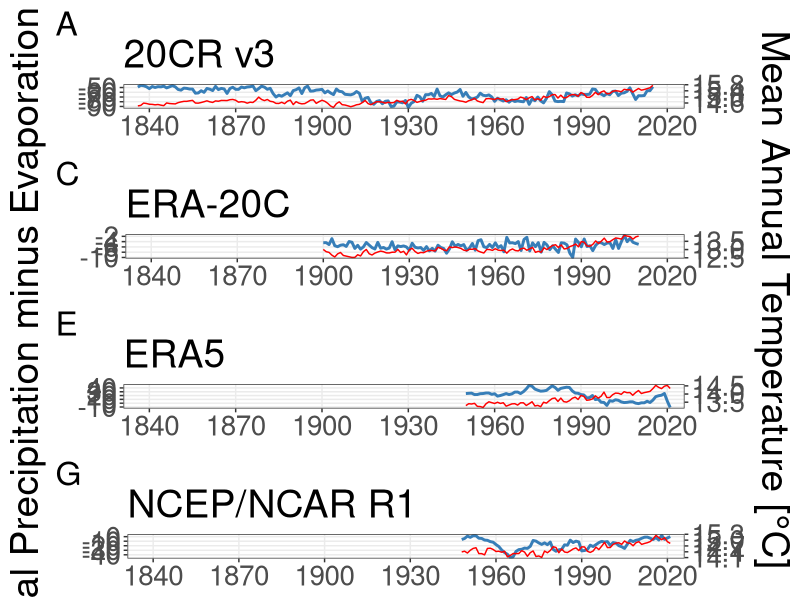
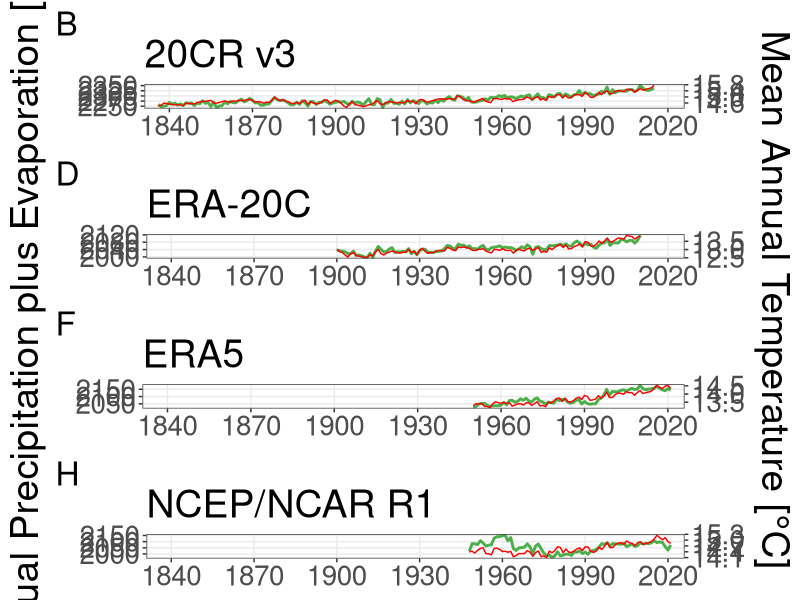
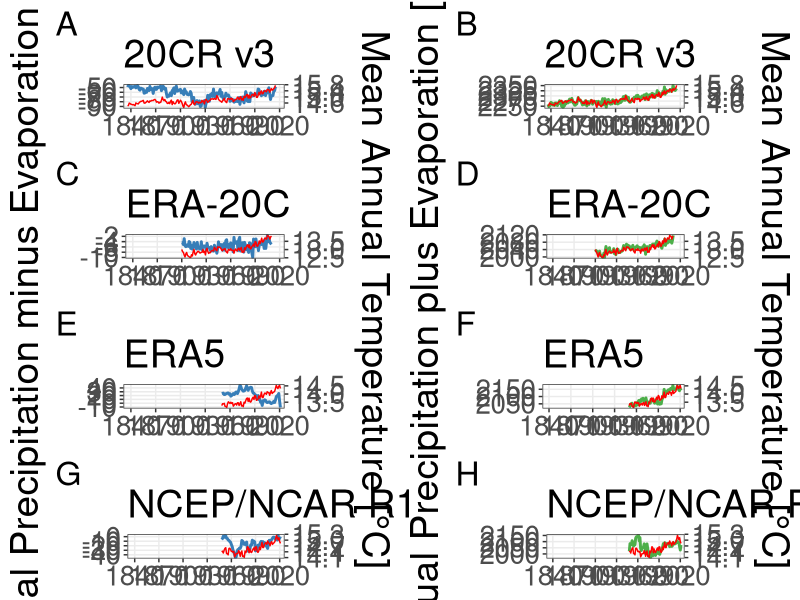

These charts were generated, in order, by the following R code:
#Required Libraries
library(ggplot2)
library(dplyr)
library(data.table)
library(tidyverse)
#Load Data
global_20cr <- read_csv('./data/raw/20cr.csv') %>% as.data.table()
global_era20 <- read_csv('./data/raw/era20.csv') %>% as.data.table()
global_era5 <- read_csv('./data/raw/era5.csv') %>% as.data.table()
global_ncep <- read_csv('./data/raw/ncep.csv') %>% as.data.table()
#Plots 20CRv3
range_PmE_20cr <- max(global_20cr$PmE) - min(global_20cr$PmE)
min_PmE_20cr <- min(global_20cr$PmE)
range_PpE_20cr <- max(global_20cr$PpE) - min(global_20cr$PpE)
min_PpE_20cr <- min(global_20cr$PpE)
range_T_20cr <- max(global_20cr$T) - min(global_20cr$T)
min_T_20cr <- min(global_20cr$T)

p01 <- ggplot(data = global_20cr, aes(x = Year, y = PmE)) +
  geom_line(show.legend = FALSE, color = "#377eb8", size = 1) +
  geom_line(aes(y = (T - min_T_20cr)*range_PmE_20cr/range_T_20cr + min_PmE_20cr), color = "red") +
  labs(x = NULL, y = NULL, title = "20CR v3", tag = "A") +
  theme_bw() +
  #geom_label(aes(x = 1992, y = -90, label = "R-squared = 0.012\np-value = 0.141"), fill = "white", size = 5) +
  scale_y_continuous(sec.axis = sec_axis(~(. - min_PmE_20cr)*range_T_20cr/range_PmE_20cr + min_T_20cr, name = NULL)) +
  scale_x_continuous(limits = c(1831, 2026), expand = c(0, 0), breaks = seq(1810, 2050, 30)) +
  theme(panel.grid.minor = element_blank(), plot.tag = element_text(size = 24), plot.title = element_text(size=28), axis.text = element_text(size = 20), axis.title = element_text(size = 24))

p02 <- ggplot(data = global_20cr, aes(x = Year, y = PpE)) +
  geom_line(show.legend = FALSE, color = "#4daf4a", size = 1) +
  geom_line(aes(y = (T - min_T_20cr)*range_PpE_20cr/range_T_20cr + min_PpE_20cr), color = "red") +
  labs(x = NULL, y = NULL, title = "20CR v3", tag = "B") +
  theme_bw() +
  #geom_label(aes(x = 1992, y = 2250, label = "R-squared = 0.822\np-value < 2e-16"), fill = "white", size = 5) +
  scale_y_continuous(sec.axis = sec_axis(~(. - min_PpE_20cr)*range_T_20cr/range_PpE_20cr + min_T_20cr, name = NULL)) +
  scale_x_continuous(limits = c(1831, 2026), expand = c(0, 0), breaks = seq(1810, 2050, 30)) +
  theme(panel.grid.minor = element_blank(), plot.tag = element_text(size = 24), plot.title = element_text(size=28), axis.text = element_text(size = 20), axis.title = element_text(size = 24))

#Plots ERA20C
range_PmE_era20 <- max(global_era20$PmE) - min(global_era20$PmE)
min_PmE_era20 <- min(global_era20$PmE)
range_PpE_era20 <- max(global_era20$PpE) - min(global_era20$PpE)
min_PpE_era20 <- min(global_era20$PpE)
range_T_era20 <- max(global_era20$T) - min(global_era20$T)
min_T_era20 <- min(global_era20$T)

p03 <- ggplot(data = global_era20, aes(x = Year, y = PmE)) +
  geom_line(show.legend = FALSE, color = "#377eb8", size = 1) +
  geom_line(aes(y = (T - min_T_era20)*range_PmE_era20/range_T_era20 + min_PmE_era20), color = "red") +
  labs(x = NULL, y = NULL, title = "ERA-20C", tag = "C") +
  theme_bw() +
  #geom_label(aes(x = 1865, y = -9, label = "R-squared = 0.055\np-value = 0.013"), fill = "white", size = 5) +
  scale_y_continuous(breaks = seq(-2, -10, -2), sec.axis = sec_axis(~(. - min_PmE_era20)*range_T_era20/range_PmE_era20 + min_T_era20, name = NULL)) +
  scale_x_continuous(limits = c(1831, 2026), expand = c(0, 0), breaks = seq(1810, 2050, 30)) +
  theme(panel.grid.minor = element_blank(), plot.tag = element_text(size = 24), plot.title = element_text(size=28), axis.text = element_text(size = 20), axis.title = element_text(size = 24))

p04 <- ggplot(data = global_era20, aes(x = Year, y = PpE)) +
  geom_line(show.legend = FALSE, color = "#4daf4a", size = 1) +
  geom_line(aes(y = (T - min_T_era20)*range_PpE_era20/range_T_era20 + min_PpE_era20), color = "red") +
  labs(x = NULL, y = NULL, title = "ERA-20C", tag = "D") +
  theme_bw() +
  #geom_label(aes(x = 1865, y = 2015, label = "R-squared = 0.802\np-value < 2e-16"), fill = "white", size = 5) +
  scale_y_continuous(sec.axis = sec_axis(~(. - min_PpE_era20)*range_T_era20/range_PpE_era20 + min_T_era20, name = NULL)) +
  scale_x_continuous(limits = c(1831, 2026), expand = c(0, 0), breaks = seq(1810, 2050, 30)) +
  theme(panel.grid.minor = element_blank(), plot.tag = element_text(size = 24), plot.title = element_text(size=28), axis.text = element_text(size = 20), axis.title = element_text(size = 24))

#Plots ERA5
range_PmE_era5 <- max(global_era5$PmE) - min(global_era5$PmE)
min_PmE_era5 <- min(global_era5$PmE)
range_PpE_era5 <- max(global_era5$PpE) - min(global_era5$PpE)
min_PpE_era5 <- min(global_era5$PpE)
range_T_era5 <- max(global_era5$T) - min(global_era5$T)
min_T_era5 <- min(global_era5$T)

p05 <- ggplot(data = global_era5, aes(x = Year, y = PmE)) +
  geom_line(show.legend = FALSE, color = "#377eb8", size = 1) +
  geom_line(aes(y = (T - min_T_era5)*range_PmE_era5/range_T_era5 + min_PmE_era5), color = "red") +
  labs(x = NULL, y = NULL, title = "ERA5", tag = "E") +
  theme_bw() +
  #geom_label(aes(x = 1865, y = 0, label = "R-squared = 0.395\np-value = 3e-09"), fill = "white", size = 5) +
  scale_y_continuous(sec.axis = sec_axis(~(. - min_PmE_era5)*range_T_era5/range_PmE_era5 + min_T_era5, name = NULL)) +
  scale_x_continuous(limits = c(1831, 2026), expand = c(0, 0), breaks = seq(1810, 2050, 30)) +
  theme(panel.grid.minor = element_blank(), plot.tag = element_text(size = 24), plot.title = element_text(size=28), axis.text = element_text(size = 20), axis.title = element_text(size = 24))

p06 <- ggplot(data = global_era5, aes(x = Year, y = PpE)) +
  geom_line(show.legend = FALSE, color = "#4daf4a", size = 1) +
  geom_line(aes(y = (T - min_T_era5)*range_PpE_era5/range_T_era5 + min_PpE_era5), color = "red") +
  labs(x = NULL, y = NULL, title = "ERA5", tag = "F") +
  theme_bw() +
  #geom_label(aes(x = 1865, y = 2050, label = "R-squared = 0.753\np-value < 2e-16"), fill = "white", size = 5) +
  scale_y_continuous(sec.axis = sec_axis(~(. - min_PpE_era5)*range_T_era5/range_PpE_era5 + min_T_era5, name = NULL)) +
  scale_x_continuous(limits = c(1831, 2026), expand = c(0, 0), breaks = seq(1810, 2050, 30)) +
  theme(panel.grid.minor = element_blank(), plot.tag = element_text(size = 24), plot.title = element_text(size=28), axis.text = element_text(size = 20), axis.title = element_text(size = 24))

#Plots NCEP
range_PmE_ncep <- max(global_ncep$PmE) - min(global_ncep$PmE)
min_PmE_ncep <- min(global_ncep$PmE)
range_PpE_ncep <- max(global_ncep$PpE) - min(global_ncep$PpE)
min_PpE_ncep <- min(global_ncep$PpE)
range_T_ncep <- max(global_ncep$T) - min(global_ncep$T)
min_T_ncep <- min(global_ncep$T)

p07 <- ggplot(data = global_ncep, aes(x = Year, y = PmE)) +
  geom_line(show.legend = FALSE, color = "#377eb8", size = 1) +
  geom_line(aes(y = (T - min_T_ncep)*range_PmE_ncep/range_T_ncep + min_PmE_ncep), color = "red") +
  labs(x = NULL, y = NULL, title = "NCEP/NCAR R1", tag = "G") +
  theme_bw() +
  #geom_label(aes(x = 1865, y = -40, label = "R-squared = 0.176\np-value = 2e-04"), fill = "white", size = 5) +
  scale_y_continuous(sec.axis = sec_axis(~(. - min_PmE_ncep)*range_T_ncep/range_PmE_ncep + min_T_ncep, name = NULL)) +
  scale_x_continuous(limits = c(1831, 2026), expand = c(0, 0), breaks = seq(1810, 2050, 30)) +
  theme(panel.grid.minor = element_blank(), plot.tag = element_text(size = 24), plot.title = element_text(size=28), axis.text = element_text(size = 20), axis.title = element_text(size = 24))

p08 <- ggplot(data = global_ncep, aes(x = Year, y = PpE)) +
  geom_line(show.legend = FALSE, color = "#4daf4a", size = 1) +
  geom_line(aes(y = (T - min_T_ncep)*range_PpE_ncep/range_T_ncep + min_PpE_ncep), color = "red") +
  labs(x = NULL, y = NULL, title = "NCEP/NCAR R1", tag = "H") +
  theme_bw() +
  #geom_label(aes(x = 1865, y = 2000, label = "R-squared = 0.122\np-value = 0.002"), fill = "white", size = 5) +
  scale_y_continuous(sec.axis = sec_axis(~(. - min_PpE_ncep)*range_T_ncep/range_PpE_ncep + min_T_ncep, name = NULL)) +
  scale_x_continuous(limits = c(1831, 2026), expand = c(0, 0), breaks = seq(1810, 2050, 30)) +
  theme(panel.grid.minor = element_blank(), plot.tag = element_text(size = 24), plot.title = element_text(size=28), axis.text = element_text(size = 20), axis.title = element_text(size = 24))

yleft1 = grid::textGrob("Annual Precipitation minus Evaporation [mm]", rot=90, gp = grid::gpar(fontsize = 28))
yleft2 = grid::textGrob("Annual Precipitation plus Evaporation [mm]", rot=90, gp = grid::gpar(fontsize = 28))
yright = grid::textGrob("Mean Annual Temperature [°C]", rot=-90, gp = grid::gpar(fontsize = 28))
p00 <- gridExtra::grid.arrange(p01, p03, p05, p07, ncol = 1,right = yright, left = yleft1, padding = unit(1, "line"))
p09 <- gridExtra::grid.arrange(p02, p04, p06, p08, ncol = 1,right = yright, left = yleft2, padding = unit(1, "line"))
p10 <- gridExtra::grid.arrange(p00, p09, ncol = 2)

ggsave("fig01.pdf", p10, dpi = 600, width = 8.15*2, height = 4.78*4, units = "in")




